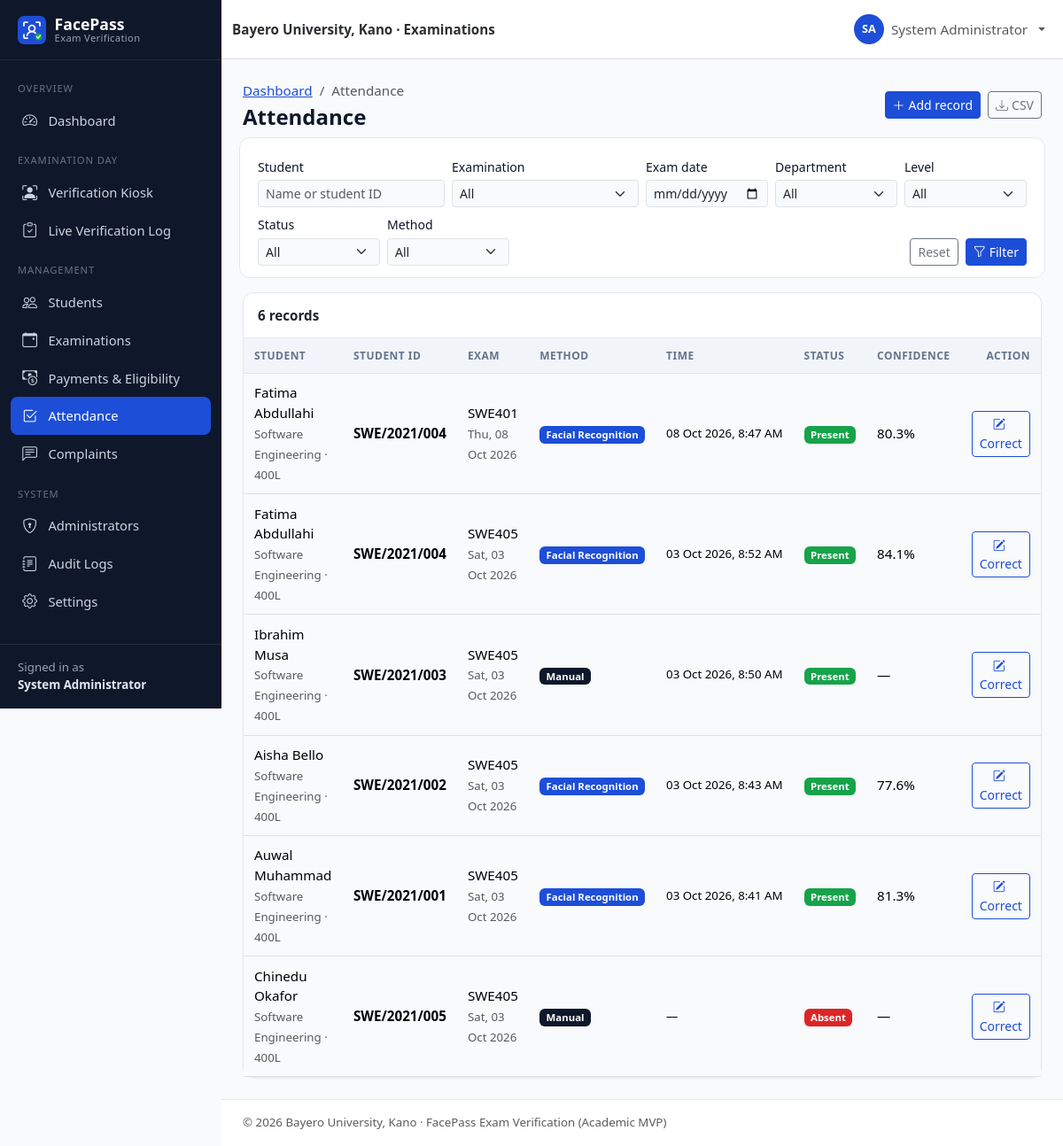
The app's page /admin/attendance.php (signed in), older data.
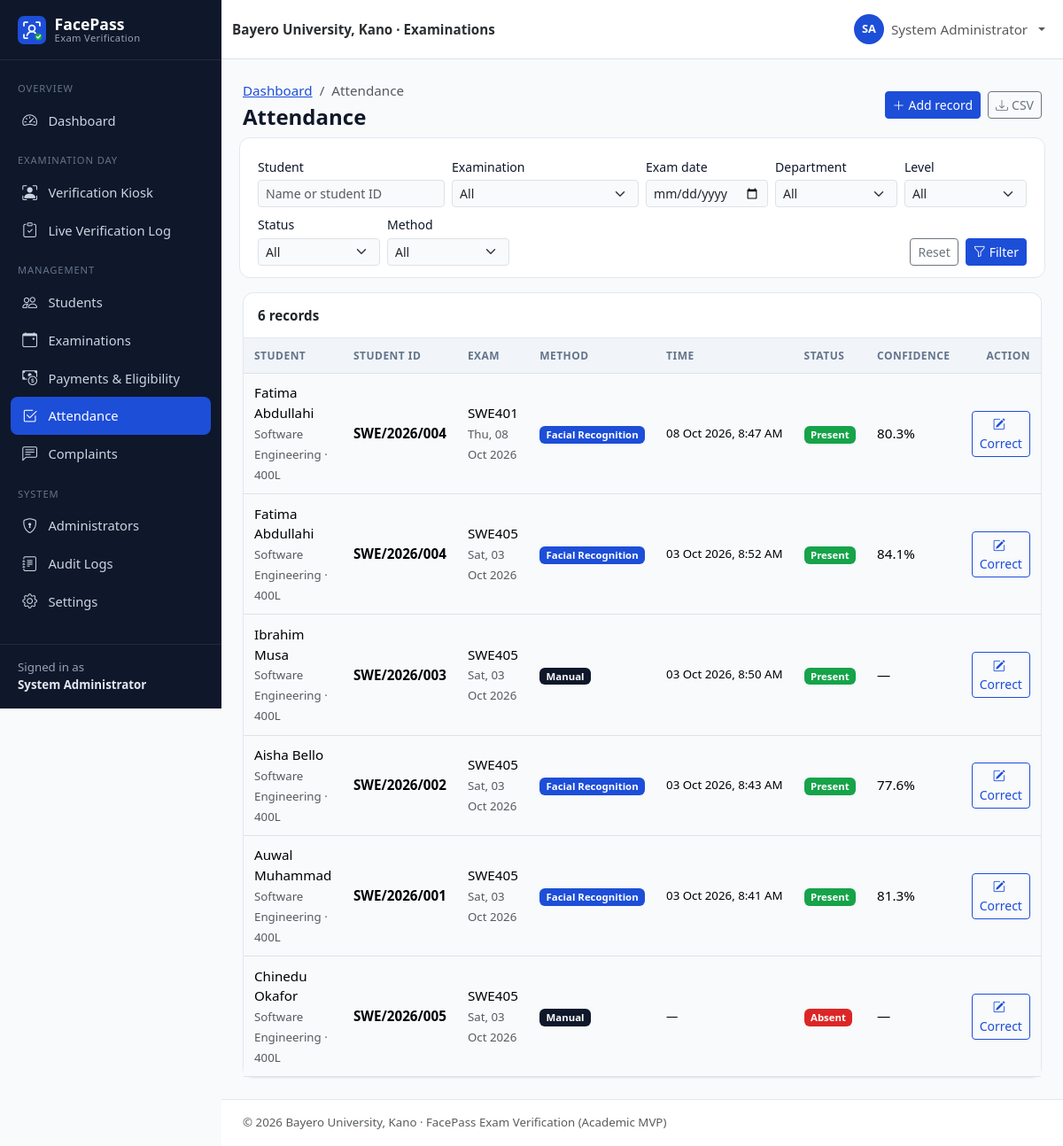
The same page, newer data.
### tables this page shows
CREATE TABLE users (
    id               INT UNSIGNED NOT NULL AUTO_INCREMENT,
    student_id       VARCHAR(30)  NULL,                 
    first_name       VARCHAR(60)  NOT NULL,
    last_name        VARCHAR(60)  NOT NULL,
    email            VARCHAR(120) NOT NULL,
    phone            VARCHAR(20)  NULL,
    password         VARCHAR(255) NOT NULL,             
    role             ENUM('admin','student') NOT NULL DEFAULT 'student',
    department       VARCHAR(100) NULL,
    level            VARCHAR(10)  NULL,                 
    faculty          VARCHAR(100) NULL,
    face_registered  TINYINT(1)   NOT NULL DEFAULT 0,
    account_status   ENUM('active','inactive','suspended') NOT NULL DEFAULT 'active',
    created_at       TIMESTAMP    NOT NULL DEFAULT CURRENT_TIMESTAMP,
    updated_at       TIMESTAMP    NOT NULL DEFAULT CURRENT_TIMESTAMP ON UPDATE CURRENT_TIMESTAMP,
    PRIMARY KEY (id),
    UNIQUE KEY uq_users_student_id (student_id),
    UNIQUE KEY uq_users_email (email),
    KEY idx_users_role (role),
    KEY idx_users_dept_level (department, level),
    KEY idx_users_status (account_status)
);

CREATE TABLE attendance (
    id                   INT UNSIGNED NOT NULL AUTO_INCREMENT,
    student_id           INT UNSIGNED NOT NULL,         
    exam_id              INT UNSIGNED NOT NULL,         
    verification_method  ENUM('facial_recognition','manual') NOT NULL DEFAULT 'facial_recognition',
    verification_time    DATETIME     NULL,
    status               ENUM('present','absent','rejected') NOT NULL DEFAULT 'present',
    confidence_score     DECIMAL(5,4) NULL,             
    created_at           TIMESTAMP    NOT NULL DEFAULT CURRENT_TIMESTAMP,
    PRIMARY KEY (id),
    UNIQUE KEY uq_attendance_student_exam (student_id, exam_id),    
    KEY idx_attendance_exam (exam_id),
    KEY idx_attendance_time (verification_time),
    KEY idx_attendance_status (status),
    CONSTRAINT fk_attendance_student FOREIGN KEY (student_id)
        REFERENCES users (id) ON DELETE CASCADE ON UPDATE CASCADE,
    CONSTRAINT fk_attendance_exam FOREIGN KEY (exam_id)
        REFERENCES examinations (id) ON DELETE CASCADE ON UPDATE CASCADE
);

CREATE TABLE examinations (
    id            INT UNSIGNED NOT NULL AUTO_INCREMENT,
    course_code   VARCHAR(20)  NOT NULL,
    course_title  VARCHAR(150) NOT NULL,
    department    VARCHAR(100) NOT NULL,
    level         VARCHAR(10)  NOT NULL,
    exam_date     DATE         NOT NULL,
    start_time    TIME         NOT NULL,
    end_time      TIME         NOT NULL,
    venue         VARCHAR(120) NOT NULL,
    status        ENUM('scheduled','ongoing','completed','cancelled') NOT NULL DEFAULT 'scheduled',
    created_at    TIMESTAMP    NOT NULL DEFAULT CURRENT_TIMESTAMP,
    updated_at    TIMESTAMP    NOT NULL DEFAULT CURRENT_TIMESTAMP ON UPDATE CURRENT_TIMESTAMP,
    PRIMARY KEY (id),
    KEY idx_exams_date (exam_date),
    KEY idx_exams_status (status),
    KEY idx_exams_dept_level (department, level)
);

### config/database.php (called while the page is built, shortened)
<?php
function db(): PDO
{
    static $pdo = null;
    if ($pdo === null) {
        $dsn = sprintf(
            'mysql:host=%s;port=%s;dbname=%s;charset=utf8mb4',
            DB_HOST,
            DB_PORT,
            DB_NAME
        );
        $pdo = new PDO($dsn, DB_USER, DB_PASS, [
            PDO::ATTR_ERRMODE            => PDO::ERRMODE_EXCEPTION,
            PDO::ATTR_DEFAULT_FETCH_MODE => PDO::FETCH_ASSOC,
            PDO::ATTR_EMULATE_PREPARES   => false,
        ]);
        $offset = (new DateTime('now', new DateTimeZone(APP_TIMEZONE)))->format('P');
        $stmt = $pdo->prepare('SET time_zone = ?');
        $stmt->execute([$offset]);
    }
    return $pdo;
}

### includes/auth.php (called while the page is built, shortened)
<?php
function current_user(): ?array
{
    static $user = false;
    if ($user !== false) {
        return $user;
    }
    $user = null;
    if (!empty($_SESSION['user_id'])) {
        $stmt = db()->prepare('SELECT * FROM users WHERE id = ?');
        $stmt->execute([(int) $_SESSION['user_id']]);
        $row = $stmt->fetch();
        if ($row && $row['account_status'] === 'active' && $row['role'] === ($_SESSION['role'] ?? '')) {
            $user = $row;
        } else {
            logout_user();
        }
    }
    return $user;
}
function requireLogin(): array
{
    $user = current_user();
    return $user;
}
function requireAdmin(): array
{
    $user = requireLogin();
    return $user;
}

### admin/attendance.php (the view, shortened to what the rows shown need)
<?php
require_once __DIR__ . '/../includes/bootstrap.php';
requireAdmin();
$pdo = db();
$where = ['1=1'];
$params = [];
$whereSql = implode(' AND ', $where);
$from = 'FROM attendance a JOIN users u ON u.id = a.student_id JOIN examinations e ON e.id = a.exam_id';
$select = "SELECT a.*, u.student_id AS matric, u.first_name, u.last_name, u.department, u.level,
                  e.course_code, e.course_title, e.exam_date $from WHERE $whereSql
           ORDER BY e.exam_date DESC, a.verification_time DESC";
$stmt = $pdo->prepare("SELECT COUNT(*) $from WHERE $whereSql");
$stmt->execute($params);
$total = (int) $stmt->fetchColumn();
[$page, $perPage, $offset, $pages] = paginate($total, 20);
$stmt = $pdo->prepare("$select LIMIT $perPage OFFSET $offset");
$stmt->execute($params);
$records = $stmt->fetchAll();
$pageTitle = 'Attendance';
$breadcrumbs = ['Dashboard' => 'admin/dashboard.php', 'Attendance' => null];
$headerActions = '<button class="btn btn-sm btn-primary" data-bs-toggle="modal" data-bs-target="#addModal"><i class="bi bi-plus-lg me-1"></i>Add record</button>'
    . '<a class="btn btn-sm btn-outline-secondary" href="?' . e(http_build_query(array_merge($_GET, ['export' => 'csv']))) . '"><i class="bi bi-download me-1"></i>CSV</a>';
require __DIR__ . '/../includes/header.php';
?>
<div class="card">
    <div class="table-responsive">
        <table class="table table-hover align-middle table-card">
            <thead><tr><th>Student</th><th>Student ID</th><th>Exam</th><th>Method</th><th>Time</th><th>Status</th><th>Confidence</th><th class="text-end">Action</th></tr></thead>
            <tbody>
            <?php foreach ($records as $r): ?>
                <tr>
                    <td><?= e(full_name($r)) ?><br><span class="small text-muted"><?= e($r['department']) ?> · <?= e($r['level']) ?>L</span></td>
                    <td class="fw-semibold"><?= e($r['matric']) ?></td>
                    <td><?= e($r['course_code']) ?><br><span class="small text-muted"><?= e(fmt_date($r['exam_date'])) ?></span></td>
                    <td><?= status_badge($r['verification_method']) ?></td>
                    <td class="small text-nowrap"><?= e(fmt_datetime($r['verification_time'])) ?></td>
                    <td><?= status_badge($r['status']) ?></td>
                    <td><?= e(fmt_confidence($r['confidence_score'])) ?></td>
                    <td class="text-end">
                        <button class="btn btn-sm btn-outline-primary" data-bs-toggle="modal" data-bs-target="#correctModal"
                                data-fill='<?= e(json_encode(['#correctId' => $r['id'], '#correctStatus' => $r['status'],
                                    '#correctWho' => $r['matric'] . ' – ' . full_name($r) . ' · ' . $r['course_code']])) ?>'>
                            <i class="bi bi-pencil-square me-1"></i>Correct</button>
                    </td>
                </tr>
            <?php endforeach; ?>
            </tbody>
        </table>
    </div>
</div>
<?php require __DIR__ . '/../includes/footer.php'; ?>

### includes/header.php (shortened to what the rows shown need)
<?php
$pageTitle = $pageTitle ?? APP_NAME;
$layout = $layout ?? 'app';
$breadcrumbs = $breadcrumbs ?? [];
$bodyClass = $bodyClass ?? '';
$user = current_user();
$role = $user['role'] ?? null;
?>
<!doctype html>
<html lang="en">
<head>
    <link rel="stylesheet" href="<?= e(url('assets/vendor/bootstrap/bootstrap.min.css')) ?>">
    <link rel="stylesheet" href="<?= e(url('assets/vendor/bootstrap-icons/bootstrap-icons.min.css')) ?>">
    <link rel="stylesheet" href="<?= e(url('assets/css/style.css')) ?>">
    <?php if ($role === 'admin'): ?>
        <link rel="stylesheet" href="<?= e(url('assets/css/admin.css')) ?>">
    <?php elseif ($role === 'student'): ?>
        <link rel="stylesheet" href="<?= e(url('assets/css/student.css')) ?>">
    <?php endif; ?>
</head>
<body class="<?= e(trim("layout-$layout $bodyClass")) ?>">
<?php if ($layout === 'app' && $user): ?>
<div class="app-shell">
    <?php require __DIR__ . '/sidebar.php'; ?>
    <div class="app-main">
        <nav class="navbar navbar-expand bg-white border-bottom app-topbar sticky-top">
            <div class="container-fluid">
                <span class="navbar-text fw-semibold text-secondary-emphasis d-none d-sm-inline">
                    <?= e(INSTITUTION_NAME) ?> · Examinations
                </span>
                <ul class="navbar-nav ms-auto align-items-center">
                    <li class="nav-item dropdown">
                        <a class="nav-link dropdown-toggle d-flex align-items-center gap-2" href="#" role="button"
                           data-bs-toggle="dropdown" aria-expanded="false">
                            <span class="avatar-circle"><?= e(strtoupper(substr($user['first_name'], 0, 1) . substr($user['last_name'], 0, 1))) ?></span>
                            <span class="d-none d-md-inline"><?= e(full_name($user)) ?></span>
                        </a>
                    </li>
                </ul>
            </div>
        </nav>
        <main class="app-content container-fluid">
            <div class="d-flex flex-wrap justify-content-between align-items-center mb-3 gap-2">
                <div>
                    <?php if ($breadcrumbs): ?>
                        <nav aria-label="breadcrumb">
                            <ol class="breadcrumb small mb-1">
                                <?php foreach ($breadcrumbs as $label => $link): ?>
                                    <?php if ($link): ?>
                                        <li class="breadcrumb-item"><a href="<?= e(url($link)) ?>"><?= e($label) ?></a></li>
                                    <?php else: ?>
                                        <li class="breadcrumb-item active" aria-current="page"><?= e($label) ?></li>
                                    <?php endif; ?>
                                <?php endforeach; ?>
                            </ol>
                        </nav>
                    <?php endif; ?>
                    <h1 class="h4 mb-0 page-title"><?= e($pageTitle) ?></h1>
                </div>
                <?php if (!empty($headerActions)): ?>
                    <div class="d-flex gap-2"><?= $headerActions  ?></div>
                <?php endif; ?>
            </div>
<?php else: ?>
<main class="plain-content">
<?php endif; ?>

### includes/sidebar.php (shortened to what the rows shown need)
<?php
$current = str_replace('\\', '/', $_SERVER['SCRIPT_NAME'] ?? '');
if (($user['role'] ?? '') === 'admin') {
    $menu = [
        'Overview' => [
            ['admin/dashboard.php', 'bi-speedometer2', 'Dashboard'],
        ],
        'Examination Day' => [
            ['verification/index.php', 'bi-person-bounding-box', 'Verification Kiosk'],
            ['verification/result.php', 'bi-clipboard-check', 'Live Verification Log'],
        ],
        'Management' => [
            ['admin/students.php', 'bi-people', 'Students'],
            ['admin/examinations.php', 'bi-calendar-event', 'Examinations'],
            ['admin/payments.php', 'bi-cash-coin', 'Payments & Eligibility'],
            ['admin/attendance.php', 'bi-check2-square', 'Attendance'],
            ['admin/complaints.php', 'bi-chat-left-text', 'Complaints'],
        ],
        'System' => [
            ['admin/users.php', 'bi-shield-lock', 'Administrators'],
            ['admin/audit-logs.php', 'bi-journal-text', 'Audit Logs'],
            ['admin/settings.php', 'bi-gear', 'Settings'],
        ],
    ];
    $aliases = [
        'admin/student-view.php' => 'admin/students.php',
        'admin/enroll-face.php' => 'admin/students.php',
        'auth/register.php' => 'admin/students.php',
        'admin/examination-create.php' => 'admin/examinations.php',
    ];
}
$isActive = function (string $path) use ($current, $aliases): bool {
    foreach ($aliases as $child => $parent) {
        if ($parent === $path && str_ends_with($current, '/' . $child)) {
            return true;
        }
    }
    return str_ends_with($current, '/' . $path);
};
?>
<aside class="offcanvas-lg offcanvas-start app-sidebar" tabindex="-1" id="appSidebar" aria-labelledby="appSidebarLabel">
    <div class="offcanvas-body flex-column p-0">
        <div class="sidebar-desktop-brand d-none d-lg-block">
            <a class="sidebar-brand" href="<?= e(url('index.php')) ?>">
                <img src="<?= e(url('assets/images/logo.svg')) ?>" alt="" width="32" height="32">
                <span>FacePass<small>Exam Verification</small></span>
            </a>
        </div>
        <nav class="sidebar-nav">
            <?php foreach ($menu as $section => $items): ?>
                <div class="sidebar-section"><?= e($section) ?></div>
                <?php foreach ($items as [$path, $icon, $label]): ?>
                    <a class="sidebar-link<?= $isActive($path) ? ' active' : '' ?>" href="<?= e(url($path)) ?>">
                        <i class="bi <?= e($icon) ?>"></i><span><?= e($label) ?></span>
                    </a>
                <?php endforeach; ?>
            <?php endforeach; ?>
        </nav>
        <div class="sidebar-footer small">
            Signed in as<br><strong><?= e(full_name($user)) ?></strong>
        </div>
    </div>
</aside>

### includes/functions.php (shortened to what the rows shown need)
<?php
function e($value): string
{
    return htmlspecialchars((string) ($value ?? ''), ENT_QUOTES | ENT_SUBSTITUTE, 'UTF-8');
}
function base_url(): string
{
    static $base = null;
    if ($base !== null) {
        return $base;
    }
    $docRoot = realpath($_SERVER['DOCUMENT_ROOT'] ?? '') ?: '';
    $root = realpath(ROOT_PATH) ?: ROOT_PATH;
    $docRoot = str_replace('\\', '/', $docRoot);
    $root = str_replace('\\', '/', $root);
    $relative = '';
    if ($docRoot !== '' && stripos($root, $docRoot) === 0) {
        $relative = trim(substr($root, strlen($docRoot)), '/');
    }
    $base = $relative === '' ? '' : '/' . $relative;
    return $base;
}
function url(string $path = ''): string
{
    return base_url() . '/' . ltrim($path, '/');
}
function get_int(string $key, int $default = 0): int
{
    $value = filter_var($_GET[$key] ?? null, FILTER_VALIDATE_INT);
    return $value === false || $value === null ? $default : $value;
}
function full_name(array $row): string
{
    return trim(($row['first_name'] ?? '') . ' ' . ($row['last_name'] ?? ''));
}
function fmt_date(?string $date): string
{
    return $date ? date('D, d M Y', strtotime($date)) : '—';
}
function fmt_datetime(?string $dt): string
{
    return $dt ? date('d M Y, g:i A', strtotime($dt)) : '—';
}
function fmt_confidence($score): string
{
    return $score === null || $score === '' ? '—' : number_format((float) $score * 100, 1) . '%';
}
function status_badge(?string $status): string
{
    $map = [
        'scheduled' => 'primary', 'ongoing' => 'warning text-dark', 'completed' => 'success',
        'cancelled' => 'secondary', 'present' => 'success', 'absent' => 'danger',
        'rejected' => 'danger', 'pending' => 'warning text-dark', 'reviewed' => 'info text-dark',
        'resolved' => 'success', 'active' => 'success', 'inactive' => 'secondary',
        'suspended' => 'danger', 'facial_recognition' => 'primary', 'manual' => 'dark',
    ];
    $status = (string) $status;
    $class = $map[$status] ?? 'secondary';
    $label = ucwords(str_replace('_', ' ', $status));
    return '<span class="badge bg-' . $class . '">' . e($label) . '</span>';
}
function paginate(int $total, int $perPage = 15): array
{
    $pages = max(1, (int) ceil($total / $perPage));
    $page = min(max(1, get_int('page', 1)), $pages);
    return [$page, $perPage, ($page - 1) * $perPage, $pages];
}

Row changes from the older to the newer data that the page shows:
changed through a linked row, attendance "08 Oct 2026, 8:47 AM": student.student_id "SWE/2021/004" → "SWE/2026/004"
changed through a linked row, attendance "03 Oct 2026, 8:52 AM": student.student_id "SWE/2021/004" → "SWE/2026/004"
changed through a linked row, attendance "Manual Present": student.student_id "SWE/2021/003" → "SWE/2026/003"
changed through a linked row, attendance "Aisha Bello": student.student_id "SWE/2021/002" → "SWE/2026/002"
changed through a linked row, attendance "Auwal Muhammad": student.student_id "SWE/2021/001" → "SWE/2026/001"
changed through a linked row, attendance "Manual Absent": student.student_id "SWE/2021/005" → "SWE/2026/005"
